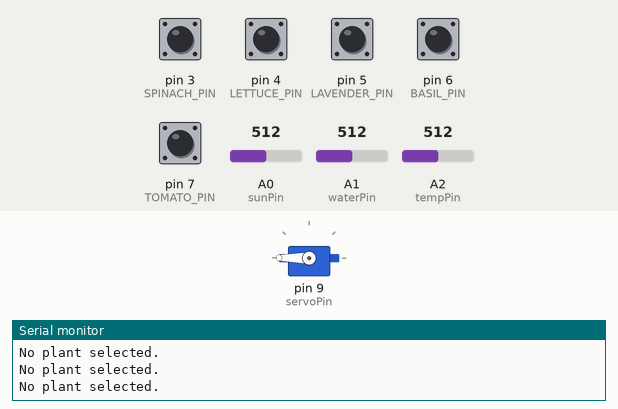
The sketch below on a simulated Arduino Uno, built with avr-gcc and run on an emulated ATmega328P. Parts: servo, the last lines printed to the serial monitor. The test bench sets the inputs (shaded band); at power-on: pin 3 (SPINACH_PIN), pin 4 (LETTUCE_PIN), pin 5 (LAVENDER_PIN), pin 6 (BASIL_PIN), pin 7 (TOMATO_PIN) HIGH, A0 (sunPin) = 512, A1 (waterPin) = 512, A2 (tempPin) = 512.

Above: at 1.2 s.
1.3 s: pin 3 (SPINACH_PIN) pulled LOW for 0.15 s
At 1.41 s:
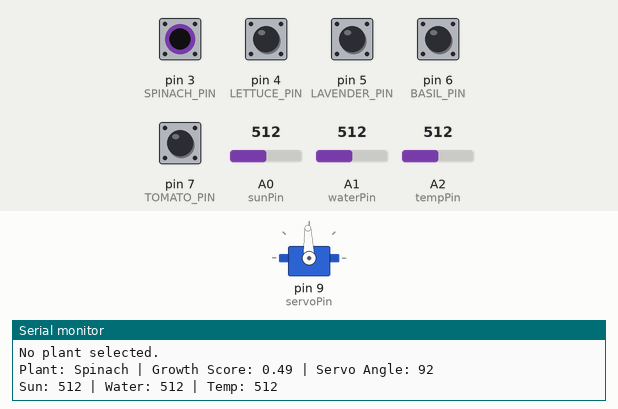
3.0 s: pin 4 (LETTUCE_PIN) pulled LOW for 0.15 s
At 3.13 s:
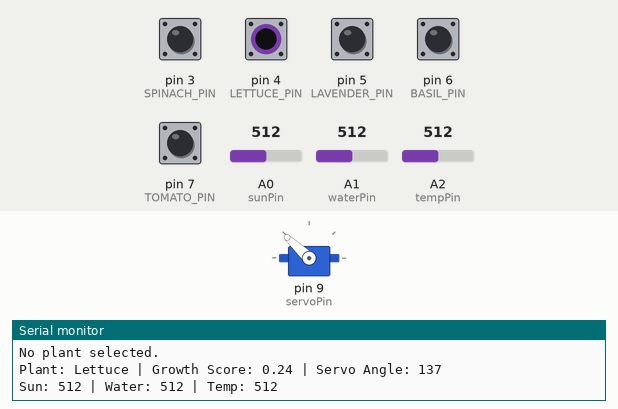
4.7 s: pin 5 (LAVENDER_PIN) pulled LOW for 0.15 s
At 6.1 s:
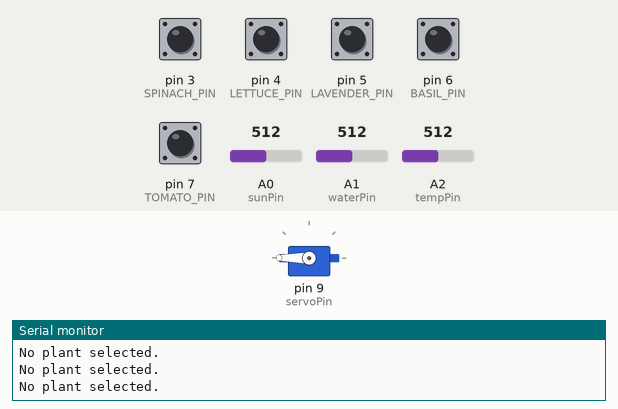
9.6 s: pin 3 (SPINACH_PIN) driven LOW and pin 4 (LETTUCE_PIN) driven LOW
At 10.4 s:
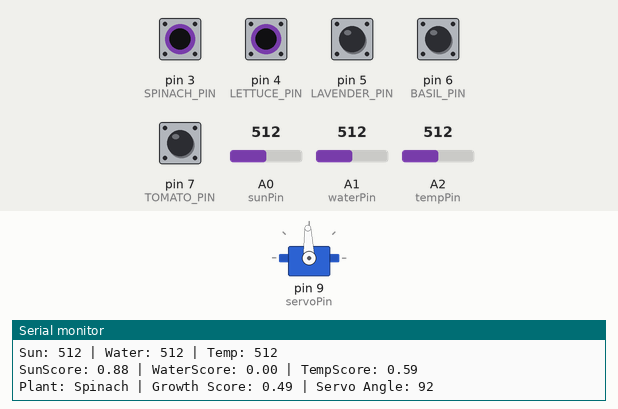
Timing chart, 0 to 12.6 s (numbered marks = the images above; inputs shaded):
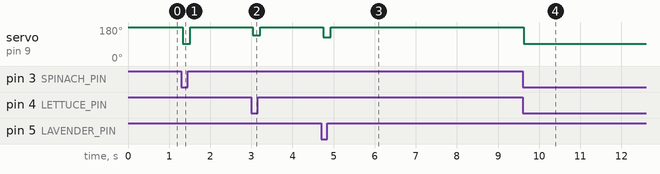

Measured:
- after the input at 1.3 s, servo on pin 9 (servoPin): 180° → 92° at once, → 180° 0.18 s later
- after the input at 3.0 s, servo on pin 9 (servoPin): 180° → 137° at once, → 180° 0.18 s later
- after the input at 4.7 s, servo on pin 9 (servoPin): 180° → 127° after 0.05 s, → 180° 0.18 s later
- after the input at 9.6 s, servo on pin 9 (servoPin): 180° → 92° at once

The sketch:

sketch_jun10a.ino
```cpp
#include <Servo.h>

const int sunPin = A0;
const int waterPin = A1;
const int tempPin = A2;
const int servoPin = 9;
const int SPINACH_PIN = 3;
const int LETTUCE_PIN = 4;
const int LAVENDER_PIN = 5;
const int BASIL_PIN = 6;
const int TOMATO_PIN = 7;

int lastServoAngle = 180; // starting with down
const int servoDeadband = 3;


struct PlantProfile {
  int sunMin, sunMax;
  int waterMin, waterMax;
  int tempMin, tempMax;
};

const char* plantNames[6] = {
  "No Plant",    // 0
  "Spinach",     // 1
  "Lettuce",     // 2
  "Lavender",    // 3
  "Basil",       // 4
  "Tomato"       // 5
};

PlantProfile plantProfiles[6] = {
  {0, 0, 0, 0, 0, 0},
  {400, 600, 600, 900, 300, 600},
  {500, 700, 700, 1023, 300, 600},
  {800, 1023, 400, 600, 700, 900},
  {800, 1023, 700, 1023, 700, 900},
  {900, 1023, 600, 800, 800, 1023}
};

Servo plantServo;
int currentPlant = 0;

void setup() {
  Serial.begin(9600);
  plantServo.attach(servoPin);
  pinMode(SPINACH_PIN, INPUT_PULLUP);
  pinMode(LETTUCE_PIN, INPUT_PULLUP);
  pinMode(LAVENDER_PIN, INPUT_PULLUP);
  pinMode(BASIL_PIN, INPUT_PULLUP);
  pinMode(TOMATO_PIN, INPUT_PULLUP);
}

int readAveragedAnalog(int pin) {
  int total = 0;
  const int samples = 5;

  for (int i = 0; i < samples; i++) {
    total += analogRead(pin);
  }

  return total / samples;
}

void loop() {
  readPlantToken();

  int sunValue = readAveragedAnalog(sunPin);
  int waterValue = readAveragedAnalog(waterPin);
  int tempValue = readAveragedAnalog(tempPin);

  // If no plant selected → move stem to min heightt
  if (currentPlant == 0) {
    plantServo.write(180);
    Serial.println("No plant selected.");
  } else {
    PlantProfile profile = plantProfiles[currentPlant];

    float sunScore = computeMatchScore(sunValue, profile.sunMin, profile.sunMax);
    float waterScore = computeMatchScore(waterValue, profile.waterMin, profile.waterMax);
    float tempScore = computeMatchScore(tempValue, profile.tempMin, profile.tempMax);

    float growthScore = (sunScore + waterScore + tempScore) / 3.0;
    int servoAngle = 180 - (growthScore * 180); // 0° = fully up, 180° = fully down

    if (abs(servoAngle - lastServoAngle) >= servoDeadband) {
      plantServo.write(servoAngle);
      lastServoAngle = servoAngle;
    }


    Serial.print("Plant: "); Serial.print(plantNames[currentPlant]);
    Serial.print(" | Growth Score: "); Serial.print(growthScore, 2);
    Serial.print(" | Servo Angle: "); Serial.println(servoAngle);

    Serial.print("Sun: "); Serial.print(sunValue);
    Serial.print(" | Water: "); Serial.print(waterValue);
    Serial.print(" | Temp: "); Serial.println(tempValue);

    Serial.print("SunScore: "); Serial.print(sunScore);
    Serial.print(" | WaterScore: "); Serial.print(waterScore);
    Serial.print(" | TempScore: "); Serial.println(tempScore);

  }

  delay(100);
}

void readPlantToken() {
  if (digitalRead(SPINACH_PIN) == LOW) {
    currentPlant = 1;
  } else if (digitalRead(LETTUCE_PIN) == LOW) {
    currentPlant = 2;
  } else if (digitalRead(LAVENDER_PIN) == LOW) {
    currentPlant = 3;
  } else if (digitalRead(BASIL_PIN) == LOW) {
    currentPlant = 4;
  } else if (digitalRead(TOMATO_PIN) == LOW) {
    currentPlant = 5;
  } else {
    currentPlant = 0;
  }
}

float computeMatchScore(int inputValue, int targetMin, int targetMax) {
  if (inputValue < targetMin) {
    return 0.0;
  } else if (inputValue > targetMax) {
    return 0.0;
  } else {
    int targetCenter = (targetMin + targetMax) / 2;
    int targetRange = (targetMax - targetMin) / 2;

    float distance = abs(inputValue - targetCenter);
    float score = 1.0 - (distance / targetRange);

    if (score < 0.0) score = 0.0;
    if (score > 1.0) score = 1.0;

    return score;
  }
}
```
